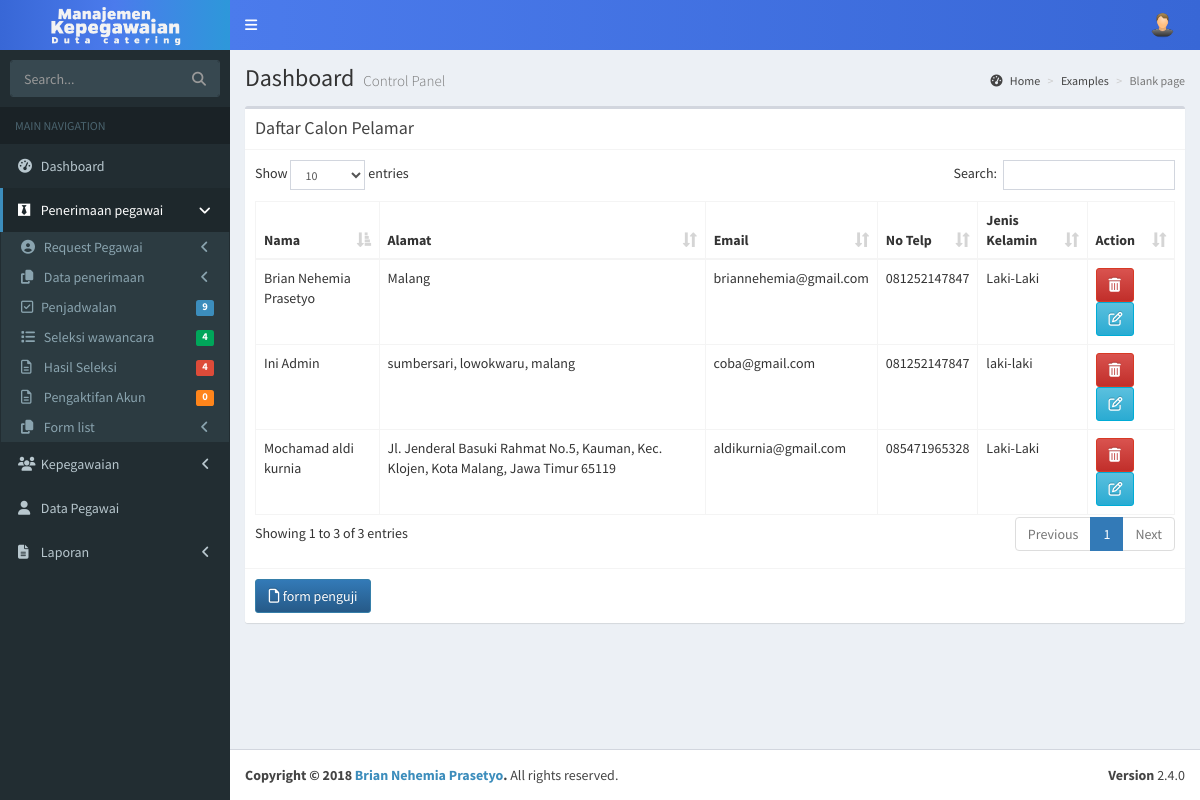
The page /admin/datapenguji.php on the database its author committed.
### tables this page shows
CREATE TABLE `tbpenguji` (
  `idpenguji` varchar(11) NOT NULL,
  `idpegawai` varchar(11) NOT NULL
);

CREATE TABLE `tbpegawai` (
  `idpegawai` varchar(11) NOT NULL,
  `username` varchar(200) NOT NULL,
  `password` varchar(200) NOT NULL,
  `namapegawai` varchar(100) NOT NULL,
  `email` varchar(200) NOT NULL,
  `alamat` varchar(100) NOT NULL,
  `tanggallahir` date DEFAULT NULL,
  `jeniskelamin` varchar(100) NOT NULL,
  `nohp` varchar(12) NOT NULL,
  `foto` varchar(500) NOT NULL,
  `tanggalaktifkerja` date DEFAULT NULL,
  `kodedivisi` varchar(11) DEFAULT NULL,
  `level` varchar(200) DEFAULT NULL,
  `idstatuspegawai` varchar(11) DEFAULT NULL,
  `idtim` varchar(11) DEFAULT NULL
);

### admin/datapenguji.php (the view, shortened to what this page needs)
<?php
include 'header.php';
include 'adminsidebar.php';
?>
  <div class="content-wrapper">
    <section class="content-header">
      <h1>
        Dashboard
        <small>Control Panel</small>
      </h1>
      <ol class="breadcrumb">
        <li><a href="#"><i class="fa fa-dashboard"></i> Home</a></li>
        <li><a href="#">Examples</a></li>
        <li class="active">Blank page</li>
      </ol>
    </section>
    <section class="content">
      <div class="box">
        <div class="box-header with-border">
          <h3 class="box-title">Daftar Calon Pelamar</h3>
        </div>
        <div class="box-body" >
           <table  id="example2" class="table table-bordered table-hover">
                <thead>
                <tr>
                  <th>Nama</th>
                  <th>Alamat</th>
                  <th>Email</th>
                  <th>No Telp</th>
                  <th>Jenis Kelamin</th>
                  <th>Action</th>
                </tr>
                </thead>
                <tbody>
                <?php
                  $read = $conn->readpenguji();
				while($fetch = $read->fetch_array()){
				    ?>
                <tr>
				    <td><?php echo $fetch['namapegawai']?></td>
					<td><?php echo $fetch['alamat']?></td>
                    <td><?php echo $fetch['email']?></td>
                    <td><?php echo $fetch['nohp'] ?></td>
                    <td><?php echo $fetch['jeniskelamin']?></td>
                    <td>
                        <a class="btn btn-danger" href="../controller/jobscontroller.php?postid=<?php echo $fetch['idpendaftar'];?>&action=delfadmin"><i class="fa fa-trash"></i></a>
                        <a class="btn btn-info" href="editpelamar.php?postid=<?php echo $fetch['idpendaftar']; ?>"><i style="width:12px;" class="fa fa-edit"></i></a>
                    </td>
			    </tr>
                <?php
				}
				?>
                </tbody>
              </table>
            </div>
        <div class="box-footer">
        <a class="btn btn-primary" href="formpenguji.php"><i style="width:12px;" class="fa fa-file-o"></i>  form penguji</a>
        </div>
      </div>
    </section>
  </div>
<?php
include 'footer.php';
 ?>

### assets/css/_all-skins.css (style rules this page uses)
.skin-blue .content-header { background: transparent; }

### rows shown on the page
tbpenguji: idpegawai.namapegawai "Brian Nehemia Prasetyo", idpegawai.alamat "Malang", idpegawai.email "briannehemia@gmail.com", idpegawai.nohp "081252147847", idpegawai.jeniskelamin "Laki-Laki"
tbpenguji: idpegawai.namapegawai "Ini Admin", idpegawai.alamat "sumbersari, lowokwaru, malang", idpegawai.email "coba@gmail.com", idpegawai.nohp "081252147847", idpegawai.jeniskelamin "laki-laki"
tbpenguji: idpegawai.namapegawai "Mochamad aldi kurnia", idpegawai.alamat "Jl. Jenderal Basuki Rahmat No.5, Kauman, Kec. Klojen, Kota Malang, Jawa Timur 65119", idpegawai.email "aldikurnia@gmail.com", idpegawai.nohp "085471965328", idpegawai.jeniskelamin "Laki-Laki"

### other values the page prints
$data['total'] "9"
$data['total'] "4 4"
$data['total'] "0"
